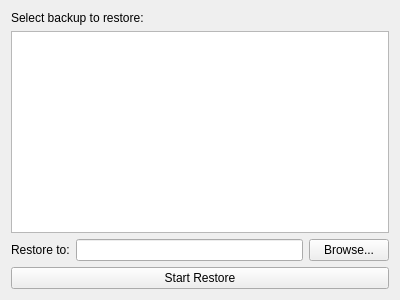
<?xml version="1.0" encoding="UTF-8"?>
<ui version="4.0">
 <class>RestoreWindow</class>
 <widget class="QWidget" name="RestoreWindow">
  <property name="geometry">
   <rect>
    <x>0</x>
    <y>0</y>
    <width>400</width>
    <height>300</height>
   </rect>
  </property>
  <property name="windowTitle">
   <string>Restore</string>
  </property>
  <layout class="QVBoxLayout" name="verticalLayout">
   <item>
    <widget class="QLabel" name="label">
     <property name="text">
      <string>Select backup to restore:</string>
     </property>
    </widget>
   </item>
   <item>
    <widget class="QListWidget" name="backupList"/>
   </item>
   <item>
    <layout class="QHBoxLayout" name="horizontalLayout">
     <item>
      <widget class="QLabel" name="label_2">
       <property name="text">
        <string>Restore to:</string>
       </property>
      </widget>
     </item>
     <item>
      <widget class="QLineEdit" name="restorePathEdit"/>
     </item>
     <item>
      <widget class="QPushButton" name="browseButton">
       <property name="text">
        <string>Browse...</string>
       </property>
      </widget>
     </item>
    </layout>
   </item>
   <item>
    <widget class="QPushButton" name="restoreButton">
     <property name="text">
      <string>Start Restore</string>
     </property>
    </widget>
   </item>
  </layout>
 </widget>
 <resources/>
 <connections/>
</ui> 
